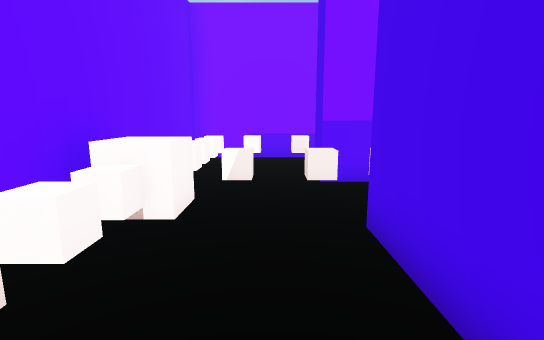
[1] (above)

24 first-person views from a walk through a Unity game level. The camera is 1.4 m above the floor, tilts 10° down and sees 85° across. The floor is counted in squares, 1 m on a side. Each view is taken from the middle of a square. On the plan, view 1 faces up. The plan holds only what a view shows up to about 14 squares ahead; the rest is blank. The place goes on beyond the plan. The player character is not drawn.

[2]
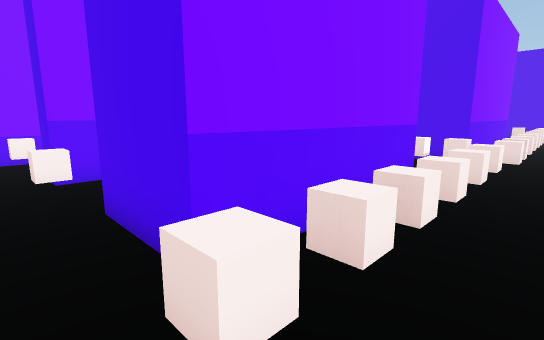

[3]
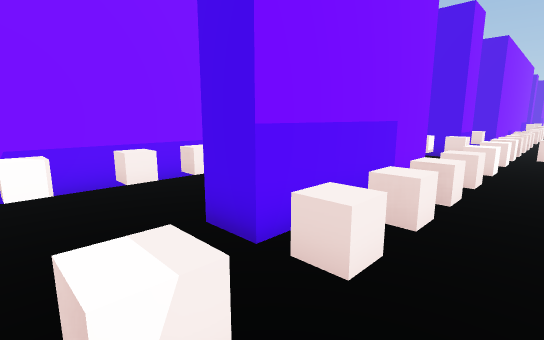

[4]
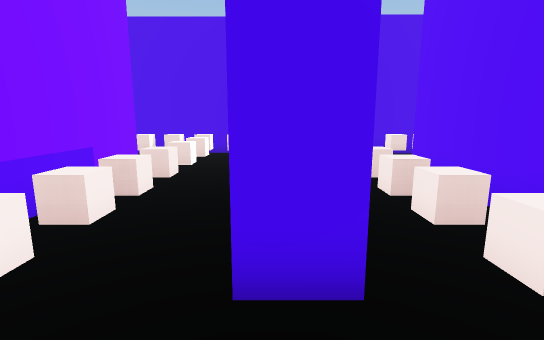

[5]
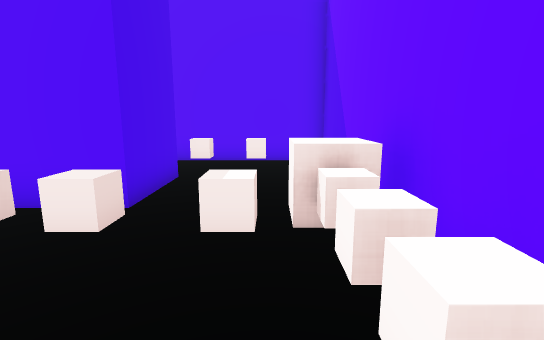

[6]
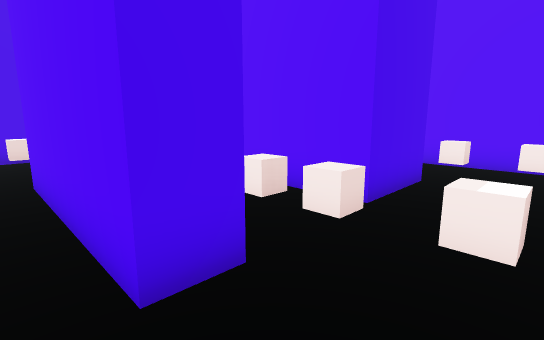

[7]
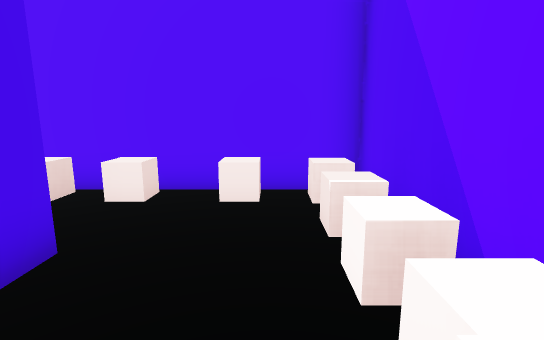

[8]
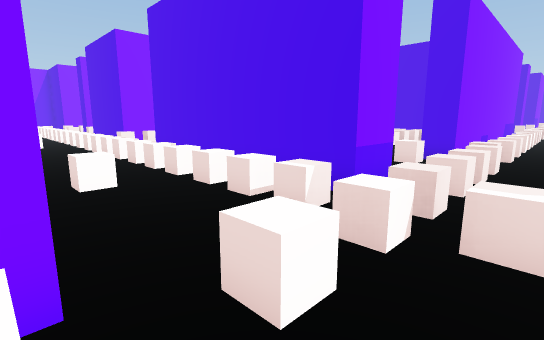

[9]
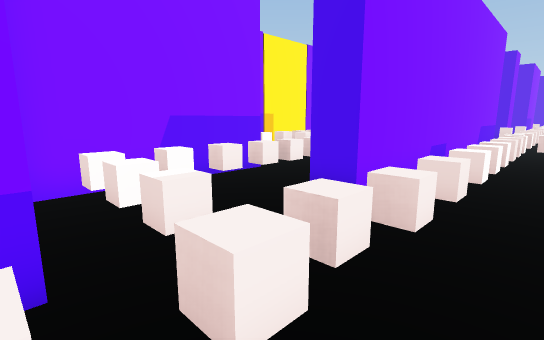

[10]
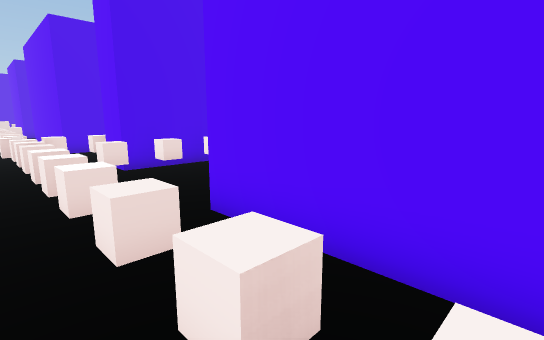

[11]
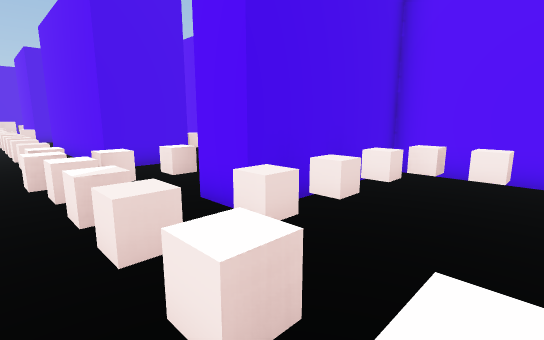

[12]
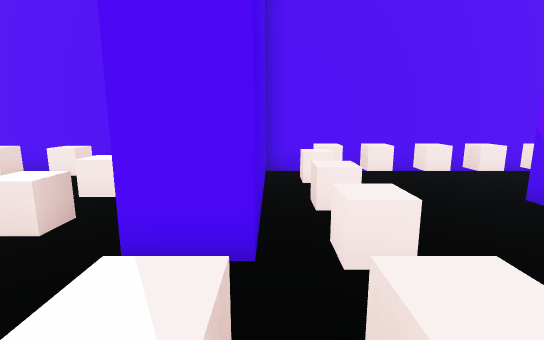

[13]
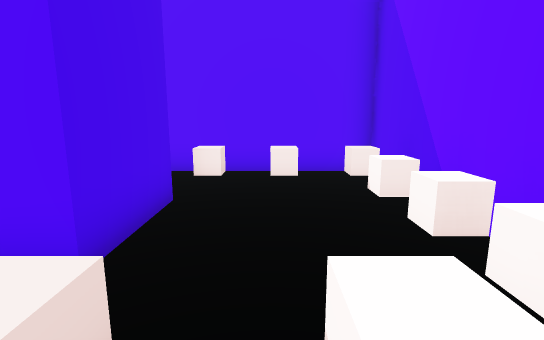

[14]
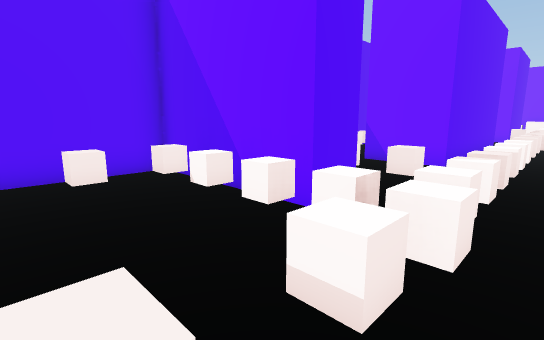

[15]
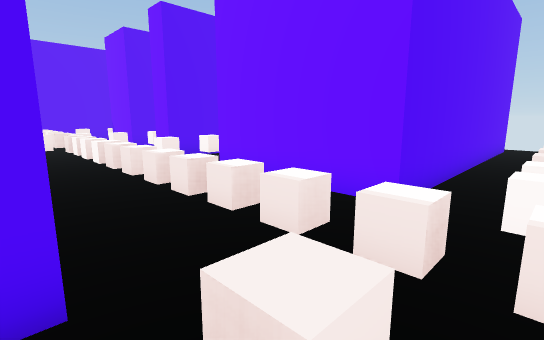

[16]
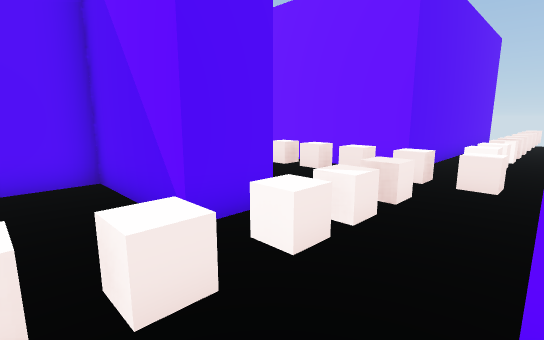

[17]
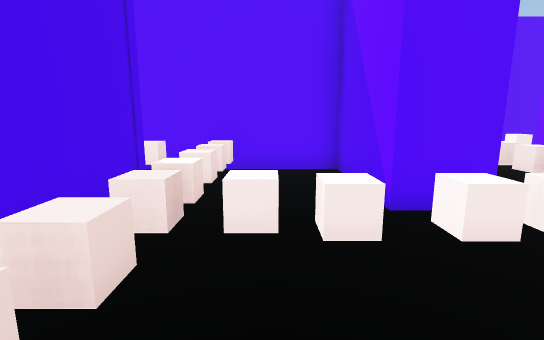

[18]
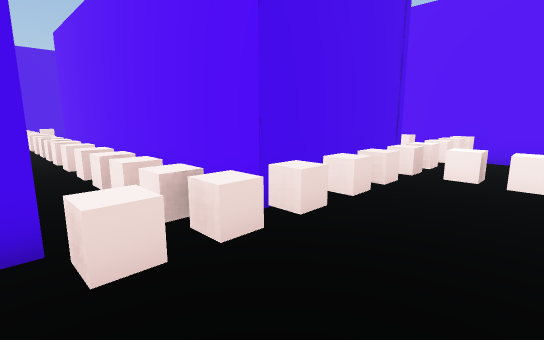

[19]
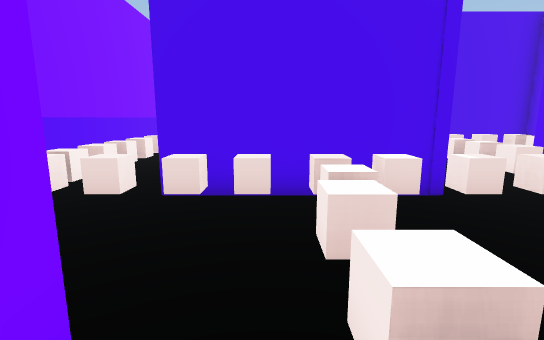

[20]
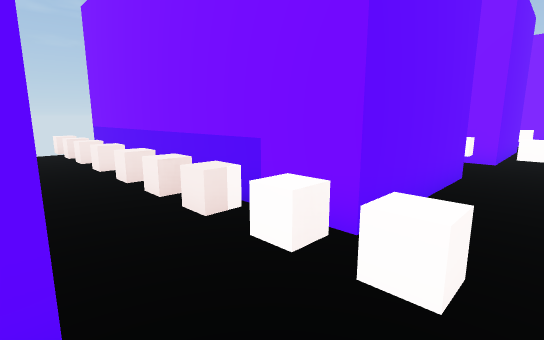

[21]
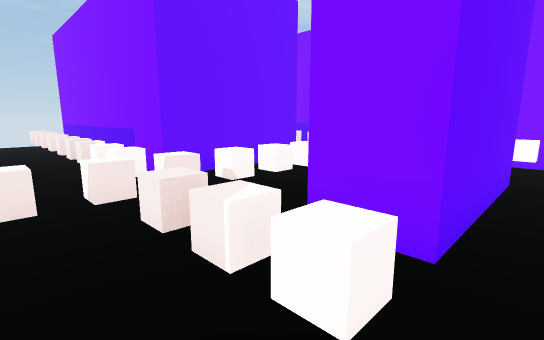

[22]
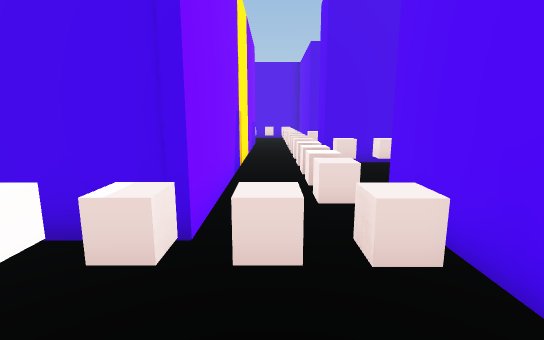

[23]
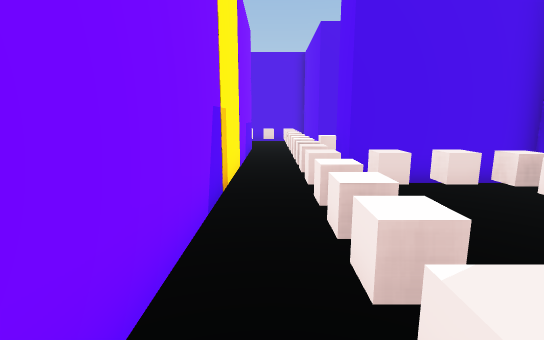

[24]
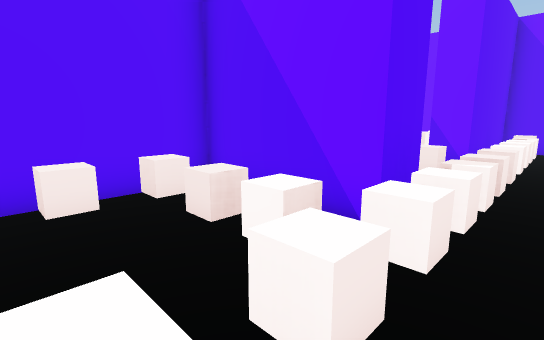

### Floor plan
Points are (right, up) in squares from view 1. A wall is a line through its corners. A room is listed if a view was taken in it or the views show most of it. See-through windows are left out.
Room 1 (views 1, 2, 3, 4, 5, 6, 7, 8)
walls: (6.4, 6.3) (1.2, 6.3) (1.2, 7.3) (6.4, 7.3); (6.2, 1.1) (1.2, 1.1) (1.2, 3.6) (6.1, 3.6); (6.4, 10.3) (-2.7, 10.3) (-2.7, -1.6) (3.4, -1.6)
ways out: opening at (7, -0.5) to room 2; opening at (7, 6.5) to room 2
objects: other object (-2, 0); other object (-2, 1); other object (-2, 2); other object (-2, 3); other object (-2, 4); other object (-2, 5); other object (-2, 6); other object (-2, 7); other object (-2, 8); other object (-2, 9); other object (-1, 0); other object (-1, 5); other object (-1, 9); other object (1, 0); other object (1, 5); other object (1, 9); other object (2, 0); other object (2, 5); other object (2, 9); other object (3, 0); other object (3, 5); other object (3, 9); other object (4, 0); other object (4, 5); other object (4, 9); other object (6, 0); other object (6, 5); other object (6, 9)
Room 2 (views 9, 10, 11, 12, 13, 14, 20)
walls: (12.2, 8.5) (12.2, 8); (12.2, 6.5) (10.7, 6.5) (10.7, 14.7); (16.5, 10.1) (12.5, 10.1); (10.4, 3.6) (17.7, 3.6) (17.7, 1.1) (10.5, 1.1) (10.5, 3.1); (6.4, 7.3) (6.4, 6.3); (6.1, 3.6) (6.1, 1.6); (15.2, -1.6) (22.2, -1.6) (22.2, 3.3) (23.5, 3.3) (23.5, -1.6) (29, -1.6); (10.7, 17.9) (10.7, 19.5); (6.4, 22.5) (6.4, 17.9) (-4.1, 17.9); (29.1, 6.5) (16.5, 6.5) (16.5, 7.5); (27.7, 1.1) (27.7, 3.6) (29.5, 3.6); (-4.1, 15.2) (6.4, 15.2) (6.4, 10.3)
ways out: opening at (7, -0.5) to room 1; opening at (7, 6.5) to room 1; opening at (11.5, 16.5) to room 3; opening at (17.5, 8.5) to room 3
objects: other object (-3, 17); other object (-1, 17); other object (0, 17); other object (1, 17); other object (3, 17); other object (4, 17); other object (5, 17); other object (6, 17); other object (7, 0); other object (7, 5); other object (7, 9); other object (7, 17); other object (8, 5); other object (9, 0); other object (9, 1); other object (9, 2); other object (9, 3); other object (9, 4); other object (9, 5); other object (9, 6); other object (9, 7); other object (9, 8); other object (9, 9); other object (9, 10); other object (9, 11); other object (9, 12); other object (9, 13); other object (9, 14); other object (9, 15); other object (9, 16); other object (9, 17); other object (9, 18); other object (9, 19); other object (9, 20); other object (9, 21); other object (10, 0); other object (10, 16); other object (11, 0); other object (11, 5); other object (12, 5); other object (13, 0); other object (13, 5); other object (13, 7); other object (13, 8); other object (13, 9); other object (14, 0); other object (14, 5); other object (14, 9); other object (15, 0); other object (15, 5); other object (16, 0); other object (16, 5); other object (16, 9); other object (18, 0); other object (18, 5); other object (19, 0); other object (19, 5); other object (20, 0); other object (20, 5); other object (21, 0); other object (21, 1); other object (21, 3); other object (21, 4); other object (21, 5); other object (22, 5); other object (24, 0); other object (24, 2); other object (24, 3); other object (24, 4); other object (24, 5); other object (25, 5); other object (26, 0); other object (26, 5); other object (27, 0); other object (27, 5); other object (28, 5); other object (29, 0); other object (29, 5)
Room 3 (views 15, 16, 17, 18, 19, 21, 22, 23)
walls: (23.4, 13.9) (16.2, 13.9) (16.2, 19) (29.5, 19); (22.2, 7.5) (22.2, 11.4) (23.5, 11.4); (10.7, 14.7) (12.2, 14.7) (12.2, 11.1) (17.7, 11.1) (17.7, 10.1) (16.5, 10.1); (23.1, 21.6) (17, 21.6); (12.2, 22.5) (12.2, 17.9) (10.7, 17.9)
ways out: opening at (11.5, 16.5) to room 2; opening at (17.5, 8.5) to room 2; opening at (22.5, 12.5) to room 4
objects: other object (11, 16); other object (12, 16); other object (13, 16); other object (14, 16); other object (15, 12); other object (15, 13); other object (15, 14); other object (15, 15); other object (15, 16); other object (15, 17); other object (15, 18); other object (15, 19); other object (15, 20); other object (15, 21); other object (16, 21); other object (17, 9); other object (17, 12); other object (17, 21); other object (18, 9); other object (18, 12); other object (18, 21); other object (19, 9); other object (19, 12); other object (19, 21); other object (20, 9); other object (20, 12); other object (20, 21); other object (21, 9); other object (21, 10); other object (21, 11); other object (21, 12); other object (21, 21); other object (22, 12); other object (22, 21); other object (23, 12); other object (23, 21); other object (24, 21); other object (25, 21); other object (26, 21)
Room 4 (view 24)
walls: (28.2, 10.2) (28.2, 11.1) (29.5, 11.1); (23.5, 11.4) (23.5, 7.5) (26.9, 7.5); (29.2, 13.9) (23.4, 13.9)
ways out: opening at (22.5, 12.5) to room 3
objects: other object (24, 12); other object (25, 9); other object (25, 10); other object (25, 11); other object (25, 12); other object (26, 9); other object (26, 12); other object (27, 12); other object (28, 12); other object (29, 12)

Positions as (right, up) in squares from view 1, and headings:
1: (0, 0), facing up
2: (0, -1), facing up-right
3: (-1, 4), facing up-right
4: (-1, 7), facing right
5: (-1, 8), facing down
6: (-1, 8), facing down-right
7: (-1, 4), facing down
8: (6, 4), facing up-right
9: (12, 4), facing up-right
10: (14, 6), facing down-right
11: (19, 6), facing down-right
12: (22, 6), facing down
13: (26, 6), facing down
14: (27, 6), facing down-left
15: (11, 17), facing down-left
16: (14, 18), facing down-left
17: (14, 19), facing down
18: (13, 22), facing down-right
19: (11, 17), facing right
20: (8, 15), facing up-left
21: (13, 15), facing up-left
22: (13, 13), facing right
23: (16, 13), facing right
24: (27, 13), facing down-left
